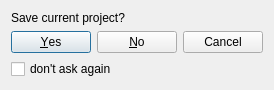
<?xml version="1.0" encoding="UTF-8"?>
<ui version="4.0">
 <class>SaveProjectDialog</class>
 <widget class="QDialog" name="SaveProjectDialog">
  <property name="geometry">
   <rect>
    <x>0</x>
    <y>0</y>
    <width>273</width>
    <height>87</height>
   </rect>
  </property>
  <property name="sizePolicy">
   <sizepolicy hsizetype="Fixed" vsizetype="Fixed">
    <horstretch>0</horstretch>
    <verstretch>0</verstretch>
   </sizepolicy>
  </property>
  <property name="maximumSize">
   <size>
    <width>273</width>
    <height>87</height>
   </size>
  </property>
  <property name="windowTitle">
   <string>UGENE</string>
  </property>
  <layout class="QVBoxLayout" name="verticalLayout_2">
   <item>
    <layout class="QHBoxLayout" name="horizontalLayout_2">
     <item>
      <widget class="QLabel" name="projectNameLabel">
       <property name="text">
        <string>Save current project?</string>
       </property>
      </widget>
     </item>
    </layout>
   </item>
   <item>
    <layout class="QHBoxLayout" name="horizontalLayout">
     <item>
      <spacer>
       <property name="orientation">
        <enum>Qt::Horizontal</enum>
       </property>
       <property name="sizeHint" stdset="0">
        <size>
         <width>10</width>
         <height>10</height>
        </size>
       </property>
      </spacer>
     </item>
     <item>
      <widget class="QDialogButtonBox" name="buttonBox">
       <property name="standardButtons">
        <set>QDialogButtonBox::Cancel|QDialogButtonBox::No|QDialogButtonBox::Yes</set>
       </property>
      </widget>
     </item>
    </layout>
   </item>
   <item>
    <widget class="QCheckBox" name="dontAskCheckBox">
     <property name="text">
      <string>don't ask again</string>
     </property>
    </widget>
   </item>
  </layout>
 </widget>
 <resources>
  <include location="../../../ugeneui.qrc"/>
  <include location="../../../ugene.qrc"/>
 </resources>
 <connections/>
</ui>
